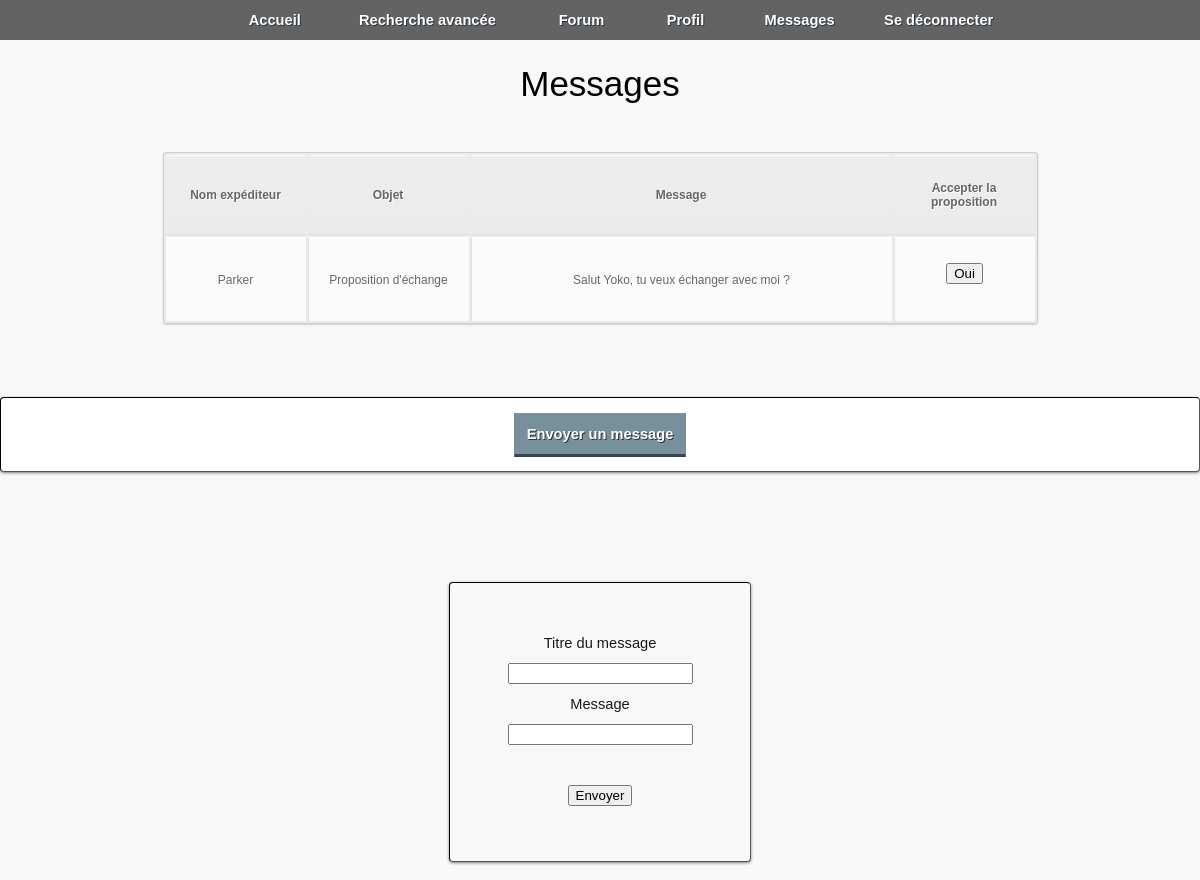
The page /fichiers_php/liremsg.php?id=24 (signed in) on the database its author committed.
### tables this page shows
CREATE TABLE IF NOT EXISTS `messages` (
  `id_message` int(11) NOT NULL AUTO_INCREMENT,
  `id_expediteur` int(11) NOT NULL DEFAULT '0',
  `id_destinataire` int(11) NOT NULL DEFAULT '0',
  `date_update` datetime DEFAULT '0000-00-00 00:00:00',
  `titre_message` text NOT NULL,
  `message` text NOT NULL,
  `lu_nonlu` int(11) DEFAULT NULL,
  `echange` int(11) DEFAULT NULL,
  PRIMARY KEY (`id_message`)
);

CREATE TABLE IF NOT EXISTS `users` (
  `id_users` int(255) NOT NULL AUTO_INCREMENT,
  `username` varchar(255) NOT NULL,
  `nom_user` varchar(200) NOT NULL,
  `prenom_user` varchar(200) NOT NULL,
  `description_users` text NOT NULL,
  `preference_echange` text NOT NULL,
  `password` varchar(255) NOT NULL,
  `email` varchar(255) NOT NULL,
  `rights` varchar(255) NOT NULL,
  `signup_date` date NOT NULL,
  `avatar` varchar(300) NOT NULL,
  PRIMARY KEY (`id_users`)
);

### fichiers_php/liremsg.php (the view, shortened to what this page needs)
<html>
    <head>
        <link rel="stylesheet" href="../style.css" />
    </head>
<body>
<header>
    <?php include("menus.php"); ?>
</header>
<div class="superglobal">
    <div class="global">
        <div id="bloc_page_msg">
            <?php
                $req = $bdd -> prepare("SELECT id_expediteur, titre_message, message, id_message, echange FROM messages WHERE id_message=?");
                $req -> execute(array($_GET['id']));
                $nb = $req -> rowCount();
                if ($nb == 0) {
                    echo '<div class="no_msg"><p><h7>Aucun message</h7><br/><br/><a href="ecriremsg.php" id="btn_connexion">Envoyer un message</a></p></div>';
                }
                else {
                    echo '<div class="new_msg"><h7>Messages</h7></div>';
                    for ($i=0 ; $i < $nb AND $i < 5 ; $i++) {
                        $msg_recu = $req -> fetch();
                        $quser = $bdd -> prepare("SELECT username FROM users WHERE id_users=?");
                        $quser -> execute(array($msg_recu[0]));
                        $un = $quser -> fetch();
                        ?>
                        <table class="tableau_new_messages" ">
                            <tr>
                                <th>Nom exp&#233;diteur</th>
                                <th>Objet</th>
                                <th>Message</th>
                                <?php if (isset($msg_recu[4])) {echo '<th>Accepter la proposition</th>';} ?>
                            </tr>
                            <tr>
                                <td class="column_msg_1"><?php echo $un[0]; ?></td>
                                <td class="column_msg_2"><?php echo $msg_recu[1]; ?></td>
                                <td class="column_msg_3"><?php echo $msg_recu[2]; ?></td>
                                <?php if (isset($msg_recu[4])) {echo '<td class="column_msg_1"><form action="liremsg.php?id=' . $_GET['id'] . '" method="post"><input type="submit" name="validation" value="Oui" class="bouton"></td></form>' ;} ?><br/>
                            </tr>
                        </table> <br/>
                    <?php
                    }
                            ?>
                        <?php
                    $id = $_GET['id'];
                    echo '
                            <div class="no_msg_answer"><p id="btn_connexion">Envoyer un message</p></div>
                            <div class="cadre_msg_answermsg"
                            <div class="contentg">
                                <div class="msg_form">
                                    <form action="liremsg.php?id='. $id .'" method="post" xmlns="http://www.w3.org/1999/html">
                                        <label for="titre">Titre du message</label>
                                        <input type="text" name="titre"> <br/>
                                        <label for="message">Message</label>
                                        <input type="text" name="message"> <br /><br />
                                        <input type="submit" value="Envoyer">
                                    </form>
                                </div>
                            </div>
                            </div> ';
                }
            ?>
            <br/>
        </div>
    </div>
</body>
</html>

### fichiers_css/style_menu.css (style rules this page uses)
body { margin: 0; }

### fichiers_css/style_accueil.css (style rules this page uses)
body { margin: 0px; background-color: rgb(248,248,248); }

### fichiers_css/style_connexion.css (style rules this page uses)
#btn_connexion { background-color: #78909C; border: 1px solid transparent; border-bottom: 3px solid #37474F; color: #fff; display: inline-block; width: 170px; text-align: center; text-decoration: none; line-height: 40px; text-shadow: 1px 1px 0px #283744; font-size: 11pt; font-family: 'PT Sans', Arial, sans-serif; font-weight: bold; }

### fichiers_css/footer.css (style rules this page uses)
.superglobal { min-height: 100%; }
.global { position: relative; min-height: 100%; margin: 0 auto; }

### fichiers_css/messagerie.css (style rules this page uses)
#bloc_page_msg { position: relative; width: 100%; padding-top: 40px; }
.cadre_msg_answermsg { width: 300px; margin-left: auto; margin-right: auto; margin-top: 110px; border-width: 1px; border-style: inset; border-color: black; border-radius: 4px; box-shadow: rgba(0, 0, 0, .5) 0 1px 3px; }
.no_msg_answer { position: relative; text-align: center; margin-left: auto; margin-top: 40px; margin-right: auto; border-width:1px; border-style:inset; border-color:black; background-color: white; border-radius: 4px; box-shadow: rgba(0, 0, 0, .5) 0 1px 3px; }
.msg_form { padding: 40px; position: relative; color: #1c1a19; text-align: center; text-decoration: none; line-height: 40px; font-size: 11pt; font-family: century, arial,sans-serif; }
.new_msg { padding-top: 2%; padding-bottom: 30px; text-align: center; font-size: 35px; font-family: century, arial,sans-serif; }
.tableau_new_messages { text-align: center; margin-left: auto; margin-right: auto; margin-bottom: 15px; }
.column_msg_1 { width: 120px; }
.column_msg_2 { width: 140px; }
.column_msg_3 { width: 400px; }
table { font-family:Arial, Helvetica, sans-serif; color:#666; font-size:12px; text-shadow: 1px 1px 0px #fff; background:#eaebec; border:#ccc 1px solid; -moz-border-radius:3px; -webkit-border-radius:3px; border-radius:3px; -moz-box-shadow: 0 1px 2px #d1d1d1; -webkit-box-shadow: 0 1px 2px #d1d1d1; box-shadow: 0 1px 2px #d1d1d1; }
table th { padding-top: 25px; padding-bottom: 25px; padding-left: 10px; padding-right: 10px; border-top:1px solid #fafafa; border-bottom:1px solid #e0e0e0; background: #ededed; background: -webkit-gradient(linear, left top, left bottom, from(#ededed), to(#ebebeb)); background: -moz-linear-gradient(top, #ededed, #ebebeb); }
table tr:first-child th:first-child { -moz-border-radius-topleft:3px; -webkit-border-top-left-radius:3px; border-top-left-radius:3px; }
table tr:first-child th:last-child { -moz-border-radius-topright:3px; -webkit-border-top-right-radius:3px; border-top-right-radius:3px; }
table tr { text-align: center; padding-left:20px; }
table td:first-child { border-left: 0; }
table td { padding-top: 25px; padding-bottom: 25px; padding-left: 10px; padding-right: 10px; border-top: 1px solid #ffffff; border-bottom:1px solid #e0e0e0; border-left: 1px solid #e0e0e0; background: #fafafa; background: -webkit-gradient(linear, left top, left bottom, from(#fbfbfb), to(#fafafa)); background: -moz-linear-gradient(top, #fbfbfb, #fafafa); }
table tr:last-child td { border-bottom:0; }
table tr:last-child td:first-child { -moz-border-radius-bottomleft:3px; -webkit-border-bottom-left-radius:3px; border-bottom-left-radius:3px; }
table tr:last-child td:last-child { -moz-border-radius-bottomright:3px; -webkit-border-bottom-right-radius:3px; border-bottom-right-radius:3px; }

### rows shown on the page
messages: users.username "Parker", titre_message "Proposition d'échange", message "Salut Yoko, tu veux échanger avec moi ?"
